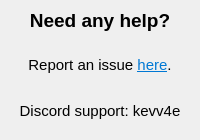
<?xml version="1.0" encoding="UTF-8"?>
<ui version="4.0">
 <class>SupportDialog</class>
 <widget class="QDialog" name="SupportDialog">
  <property name="geometry">
   <rect>
    <x>0</x>
    <y>0</y>
    <width>200</width>
    <height>140</height>
   </rect>
  </property>
  <property name="windowTitle">
   <string>Dialog</string>
  </property>
  <widget class="QLabel" name="lblTitle">
   <property name="geometry">
    <rect>
     <x>0</x>
     <y>5</y>
     <width>200</width>
     <height>31</height>
    </rect>
   </property>
   <property name="font">
    <font>
     <pointsize>14</pointsize>
     <bold>true</bold>
    </font>
   </property>
   <property name="text">
    <string>Need any help?</string>
   </property>
   <property name="alignment">
    <set>Qt::AlignmentFlag::AlignCenter</set>
   </property>
  </widget>
  <widget class="QLabel" name="lblReportIssue">
   <property name="geometry">
    <rect>
     <x>0</x>
     <y>50</y>
     <width>200</width>
     <height>31</height>
    </rect>
   </property>
   <property name="font">
    <font>
     <pointsize>11</pointsize>
     <bold>false</bold>
    </font>
   </property>
   <property name="text">
    <string>Report an issue &lt;a href=&quot;https://github.com/Kevin4e/NFS-ModscriptViewer/issues&quot; style=&quot;color: #0078d4; text-decoration: underline;&quot;&gt;here&lt;/a&gt;.</string>
   </property>
   <property name="alignment">
    <set>Qt::AlignmentFlag::AlignCenter</set>
   </property>
   <property name="openExternalLinks">
    <bool>true</bool>
   </property>
  </widget>
  <widget class="QLabel" name="lblContactViaDiscord">
   <property name="geometry">
    <rect>
     <x>0</x>
     <y>95</y>
     <width>200</width>
     <height>31</height>
    </rect>
   </property>
   <property name="font">
    <font>
     <pointsize>11</pointsize>
     <bold>false</bold>
    </font>
   </property>
   <property name="text">
    <string>Discord support: kevv4e</string>
   </property>
   <property name="alignment">
    <set>Qt::AlignmentFlag::AlignCenter</set>
   </property>
  </widget>
 </widget>
 <resources/>
 <connections/>
</ui>
